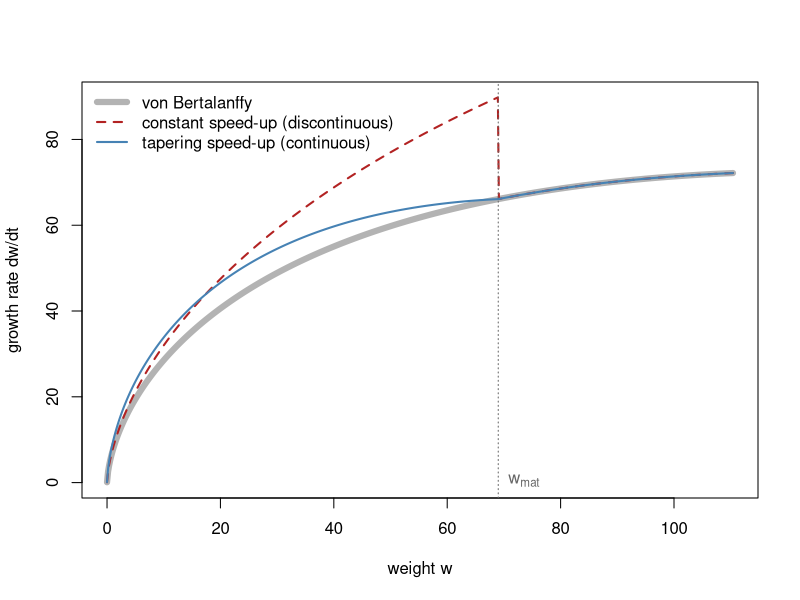

This chart was generated by the following R code:
## ---- chunk 1
#| label: fig-discontinuity
#| echo: false
#| fig-width: 7
#| fig-height: 4.2
#| fig-cap: "Growth rate near the maturity weight for a species with a negative
#|   $t_0$ (illustrative parameters). The constant-factor speed-up (dashed)
#|   reaches maturity at the von Bertalanffy age but drops discontinuously onto
#|   the von Bertalanffy curve at $w_{mat}$. The tapering speed-up (solid) hits
#|   the same maturity age while joining the von Bertalanffy curve continuously.
#|   Both coincide with the von Bertalanffy rate (grey) above maturity."

# Illustrative parameters (a mildly negative t0, so the constant-factor
# speed-up is feasible and its discontinuity can be shown cleanly).
b <- 3; k <- 0.38; w_inf <- 430; t0 <- -0.3; w_mat <- 69; w_min <- 1e-3
n <- 1 - 1 / b
A <- b * k * w_inf^(1 / b); B <- b * k
uf <- function(w) w^(1 / b)
u_inf <- uf(w_inf); u_mat <- uf(w_mat); u_min <- uf(w_min)

g_vb <- function(w) A * w^n - B * w
t_mat <- t0 - log(1 - u_mat / u_inf) / k

# constant-factor speed-up: solve for c
age_c <- function(c) log((u_inf - c * u_min) / (u_inf - c * u_mat)) / (c * k)
c_star <- uniroot(function(c) age_c(c) - t_mat, c(1e-8, 1))$root
g_const <- function(w) ifelse(w < w_mat, A * w^n - c_star * B * w, g_vb(w))

# tapering speed-up: Delta = s * w^n * (1 - (w / w_mat)^(1 - n)), solve for s.
# g_vb + Delta is again a von Bertalanffy form, so the age has a closed form.
Delta <- function(w, s) ifelse(w < w_mat, s * w^n * (1 - (w / w_mat)^(1 - n)), 0)
age_s <- function(s) {
    A_t <- A + s; B_t <- B + s / u_mat; k_t <- B_t / b   # modified vB coefficients
    log((A_t / B_t - u_min) / (A_t / B_t - u_mat)) / k_t
}
s_star <- uniroot(function(s) age_s(s) - t_mat, c(0, 1e5))$root
g_taper <- function(w) g_vb(w) + Delta(w, s_star)

w <- seq(w_min, 1.6 * w_mat, length.out = 600)
plot(w, g_vb(w), type = "l", col = "grey70", lwd = 6,
     xlab = "weight w", ylab = "growth rate dw/dt",
     ylim = c(0, max(g_const(w))))
lines(w, g_const(w), col = "firebrick", lwd = 2, lty = 2)
lines(w, g_taper(w), col = "steelblue", lwd = 2)
abline(v = w_mat, col = "grey40", lty = 3)
text(w_mat, 0, expression(w[mat]), pos = 4, col = "grey40")
legend("topleft", bty = "n",
       col = c("grey70", "firebrick", "steelblue"),
       lwd = c(6, 2, 2), lty = c(1, 2, 1),
       legend = c("von Bertalanffy", "constant speed-up (discontinuous)",
                  "tapering speed-up (continuous)"))
